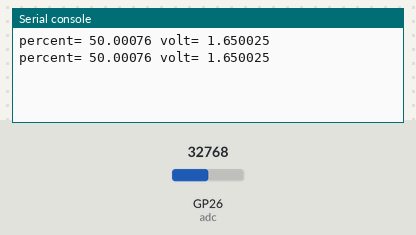
A program run on a simulated Raspberry Pi Pico running MicroPython. Parts: the last lines printed to the serial console. The inputs (shaded band) are chosen by the test bench; at power-on: GP26 (adc) = 32768 (analog values on the 0–65535 scale).

Above: at 1.2 s.
1.3 s: GP26 (adc) set to 45874
At 2.5 s:
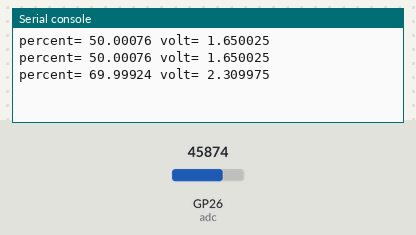
2.8 s: GP26 (adc) set to 57670
At 3.8 s:
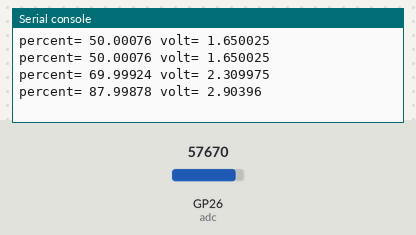
Timing chart, 0 to 5.8 s (numbered marks = the images above; inputs shaded):
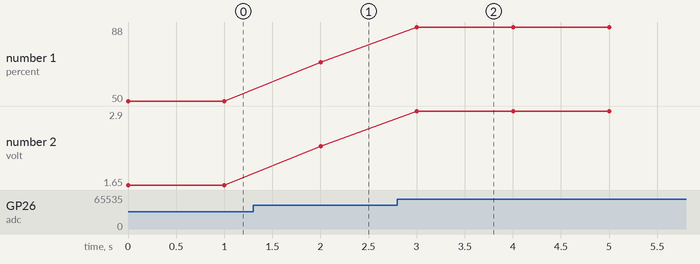

The program:

ad-in.py
```python
from machine import Pin, ADC
import time

adc = ADC(Pin(26))

while True:
    ad_data = adc.read_u16()
    ad_percent = ad_data * 100 / 65535
    ad_volt = ad_data * 3.3 / 65535

    print("percent=", ad_percent, "volt=", ad_volt)

    time.sleep(1)
```

Measured:
- after the input at 1.3 s, the serial console: prints a new line after 0.70 s (image 1)
- after the input at 2.8 s, the serial console: prints a new line after 0.20 s (image 2)
- plotted number 1: 50 → 70 after the input at 1.3 s, 70 → 88 after the input at 2.8 s
- plotted number 2: 1.65 → 2.31 after the input at 1.3 s, 2.31 → 2.9 after the input at 2.8 s
